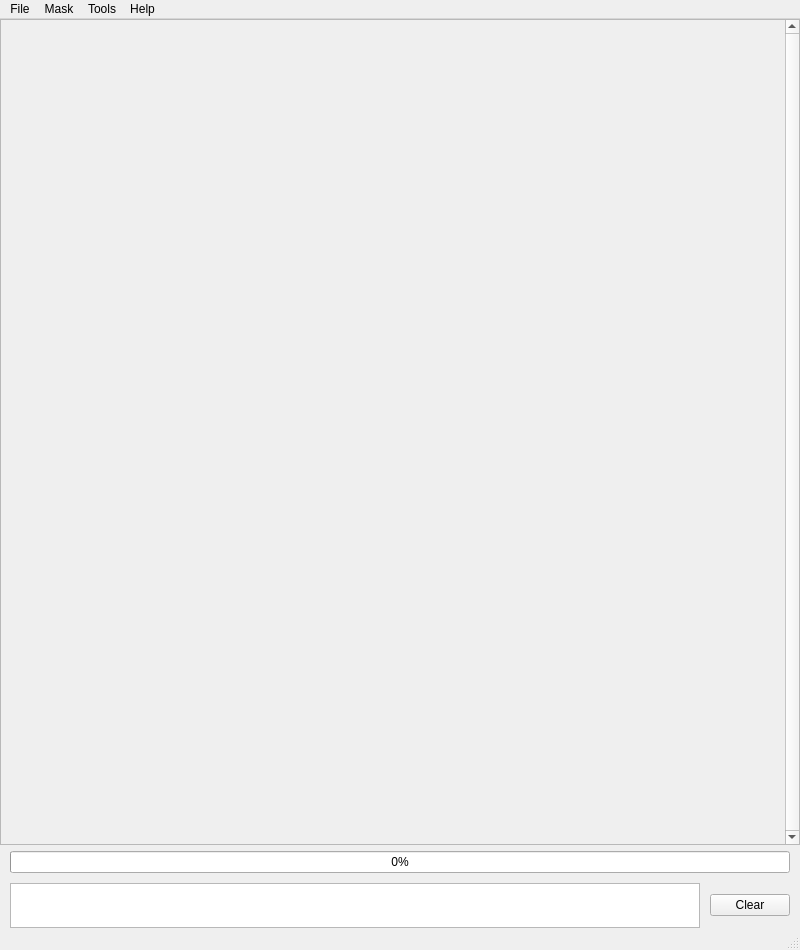
<?xml version="1.0" encoding="UTF-8"?>
<ui version="4.0">
 <class>MainWindow</class>
 <widget class="QMainWindow" name="MainWindow">
  <property name="geometry">
   <rect>
    <x>0</x>
    <y>0</y>
    <width>800</width>
    <height>950</height>
   </rect>
  </property>
  <property name="sizePolicy">
   <sizepolicy hsizetype="Preferred" vsizetype="Preferred">
    <horstretch>0</horstretch>
    <verstretch>0</verstretch>
   </sizepolicy>
  </property>
  <property name="minimumSize">
   <size>
    <width>800</width>
    <height>340</height>
   </size>
  </property>
  <property name="maximumSize">
   <size>
    <width>16777215</width>
    <height>16777215</height>
   </size>
  </property>
  <property name="windowTitle">
   <string>MJOLNIRGui</string>
  </property>
  <property name="windowOpacity">
   <double>1.000000000000000</double>
  </property>
  <widget class="QWidget" name="centralwidget">
   <property name="sizePolicy">
    <sizepolicy hsizetype="Expanding" vsizetype="Expanding">
     <horstretch>0</horstretch>
     <verstretch>0</verstretch>
    </sizepolicy>
   </property>
   <layout class="QVBoxLayout" name="verticalLayout_2">
    <property name="spacing">
     <number>0</number>
    </property>
    <property name="leftMargin">
     <number>0</number>
    </property>
    <property name="topMargin">
     <number>0</number>
    </property>
    <property name="rightMargin">
     <number>0</number>
    </property>
    <property name="bottomMargin">
     <number>0</number>
    </property>
    <item>
     <widget class="QScrollArea" name="scrollArea">
      <property name="sizePolicy">
       <sizepolicy hsizetype="Expanding" vsizetype="Expanding">
        <horstretch>0</horstretch>
        <verstretch>0</verstretch>
       </sizepolicy>
      </property>
      <property name="lineWidth">
       <number>0</number>
      </property>
      <property name="verticalScrollBarPolicy">
       <enum>Qt::ScrollBarAlwaysOn</enum>
      </property>
      <property name="horizontalScrollBarPolicy">
       <enum>Qt::ScrollBarAlwaysOff</enum>
      </property>
      <property name="widgetResizable">
       <bool>true</bool>
      </property>
      <widget class="QWidget" name="scrollAreaWidgetContents">
       <property name="geometry">
        <rect>
         <x>0</x>
         <y>0</y>
         <width>781</width>
         <height>822</height>
        </rect>
       </property>
       <layout class="QVBoxLayout" name="verticalLayout_4">
        <property name="leftMargin">
         <number>0</number>
        </property>
        <property name="topMargin">
         <number>0</number>
        </property>
        <property name="rightMargin">
         <number>0</number>
        </property>
        <property name="bottomMargin">
         <number>0</number>
        </property>
        <item>
         <layout class="QVBoxLayout" name="verticalLayout">
          <property name="spacing">
           <number>6</number>
          </property>
          <property name="sizeConstraint">
           <enum>QLayout::SetNoConstraint</enum>
          </property>
          <item>
           <widget class="QWidget" name="fixedOpen" native="true">
            <property name="sizePolicy">
             <sizepolicy hsizetype="Expanding" vsizetype="Fixed">
              <horstretch>0</horstretch>
              <verstretch>0</verstretch>
             </sizepolicy>
            </property>
            <property name="minimumSize">
             <size>
              <width>0</width>
              <height>300</height>
             </size>
            </property>
            <property name="toolTip">
             <string>Manage datasets and their datafiles</string>
            </property>
           </widget>
          </item>
          <item>
           <widget class="QWidget" name="collapsibleContainer" native="true">
            <property name="sizePolicy">
             <sizepolicy hsizetype="Preferred" vsizetype="Expanding">
              <horstretch>0</horstretch>
              <verstretch>0</verstretch>
             </sizepolicy>
            </property>
            <property name="styleSheet">
             <string notr="true"/>
            </property>
           </widget>
          </item>
         </layout>
        </item>
       </layout>
      </widget>
     </widget>
    </item>
    <item>
     <layout class="QVBoxLayout" name="verticalLayout_3">
      <property name="spacing">
       <number>10</number>
      </property>
      <property name="leftMargin">
       <number>10</number>
      </property>
      <property name="topMargin">
       <number>6</number>
      </property>
      <property name="rightMargin">
       <number>10</number>
      </property>
      <item>
       <widget class="QProgressBar" name="progressBar">
        <property name="sizePolicy">
         <sizepolicy hsizetype="Preferred" vsizetype="Fixed">
          <horstretch>0</horstretch>
          <verstretch>0</verstretch>
         </sizepolicy>
        </property>
        <property name="toolTip">
         <string>Current progress of action</string>
        </property>
        <property name="statusTip">
         <string>Current progress of action</string>
        </property>
        <property name="value">
         <number>0</number>
        </property>
       </widget>
      </item>
      <item>
       <layout class="QHBoxLayout" name="horizontalLayout">
        <property name="spacing">
         <number>10</number>
        </property>
        <property name="leftMargin">
         <number>0</number>
        </property>
        <property name="rightMargin">
         <number>0</number>
        </property>
        <item>
         <widget class="QTextBrowser" name="textBrowser">
          <property name="sizePolicy">
           <sizepolicy hsizetype="Expanding" vsizetype="Minimum">
            <horstretch>0</horstretch>
            <verstretch>0</verstretch>
           </sizepolicy>
          </property>
          <property name="maximumSize">
           <size>
            <width>16777215</width>
            <height>45</height>
           </size>
          </property>
          <property name="toolTip">
           <string>Log of messages from the gui</string>
          </property>
          <property name="statusTip">
           <string>Log of messages from the gui</string>
          </property>
         </widget>
        </item>
        <item>
         <widget class="QPushButton" name="log_reset_btn">
          <property name="toolTip">
           <string>Clear log</string>
          </property>
          <property name="statusTip">
           <string>Clear log</string>
          </property>
          <property name="text">
           <string>Clear</string>
          </property>
         </widget>
        </item>
       </layout>
      </item>
     </layout>
    </item>
   </layout>
  </widget>
  <widget class="QMenuBar" name="menubar">
   <property name="geometry">
    <rect>
     <x>0</x>
     <y>0</y>
     <width>800</width>
     <height>21</height>
    </rect>
   </property>
   <widget class="QMenu" name="menuFile">
    <property name="title">
     <string>File</string>
    </property>
    <addaction name="actionSave_GUI_state"/>
    <addaction name="actionLoad_GUI_state"/>
    <addaction name="separator"/>
    <addaction name="actionGenerate_View3d_script"/>
    <addaction name="actionGenerate_QELine_script"/>
    <addaction name="actionGenerate_QPlane_script"/>
    <addaction name="actionGenerate_1d_script"/>
    <addaction name="separator"/>
    <addaction name="actionClose_Windows"/>
    <addaction name="actionSettings"/>
    <addaction name="actionExit"/>
   </widget>
   <widget class="QMenu" name="menuMask">
    <property name="title">
     <string>Mask</string>
    </property>
    <addaction name="actionOpen_mask_gui"/>
    <addaction name="actionLoad_mask"/>
   </widget>
   <widget class="QMenu" name="menuHelp">
    <property name="title">
     <string>Help</string>
    </property>
    <addaction name="actionAbout"/>
    <addaction name="actionHelp"/>
    <addaction name="actionSubtraction"/>
   </widget>
   <widget class="QMenu" name="menuTools">
    <property name="title">
     <string>Tools</string>
    </property>
    <addaction name="actionPrediction_Tool"/>
    <addaction name="actionCalculate_Molecular_Weight"/>
    <addaction name="actionNeutron_Calculations"/>
    <addaction name="actionGenerate_Normalization"/>
    <addaction name="actionElectronic_Logbook"/>
    <addaction name="actionSubtraction_Of_DataSets"/>
   </widget>
   <addaction name="menuFile"/>
   <addaction name="menuMask"/>
   <addaction name="menuTools"/>
   <addaction name="menuHelp"/>
  </widget>
  <widget class="QStatusBar" name="statusbar"/>
  <action name="actionSave_GUI_state">
   <property name="text">
    <string>Save GUI state</string>
   </property>
  </action>
  <action name="actionLoad_GUI_state">
   <property name="text">
    <string>Load GUI state</string>
   </property>
  </action>
  <action name="actionGenerate_View3d_script">
   <property name="text">
    <string>Generate View3D script</string>
   </property>
  </action>
  <action name="actionGenerate_QELine_script">
   <property name="text">
    <string>Generate QELine script</string>
   </property>
  </action>
  <action name="actionGenerate_QPlane_script">
   <property name="text">
    <string>Generate QPlane script</string>
   </property>
  </action>
  <action name="actionGenerate_1d_script">
   <property name="text">
    <string>Generate 1D script</string>
   </property>
  </action>
  <action name="actionExit">
   <property name="text">
    <string>Exit</string>
   </property>
  </action>
  <action name="actionOpen_mask_gui">
   <property name="text">
    <string>Open Mask GUI</string>
   </property>
  </action>
  <action name="actionLoad_mask">
   <property name="text">
    <string>Load Mask</string>
   </property>
  </action>
  <action name="actionAbout">
   <property name="text">
    <string>About</string>
   </property>
  </action>
  <action name="actionHelp">
   <property name="text">
    <string>Help</string>
   </property>
  </action>
  <action name="actionChange_Theme">
   <property name="text">
    <string>Change Theme</string>
   </property>
  </action>
  <action name="actionSettings">
   <property name="text">
    <string>Settings</string>
   </property>
  </action>
  <action name="actionClose_Windows">
   <property name="text">
    <string>Close Windows</string>
   </property>
  </action>
  <action name="actionPrediction_Tool">
   <property name="text">
    <string>Prediction Tool</string>
   </property>
  </action>
  <action name="actionCalculate_Molecular_Weight">
   <property name="text">
    <string>Calculate Molecular Weight</string>
   </property>
  </action>
  <action name="actionNeutron_Calculations">
   <property name="text">
    <string>Neutron Calculations</string>
   </property>
  </action>
  <action name="actionGenerate_Normalization">
   <property name="text">
    <string>Generate Normalization</string>
   </property>
  </action>
  <action name="actionElectronic_Logbook">
   <property name="text">
    <string>Electronic Logbook</string>
   </property>
  </action>
  <action name="actionSubtraction_Of_DataSets">
   <property name="text">
    <string>Subtraction of DataSets</string>
   </property>
  </action>
  <action name="actionSubtraction">
   <property name="text">
    <string>Subtraction</string>
   </property>
  </action>
  <action name="actionCheck_Update">
   <property name="text">
    <string>Check Update</string>
   </property>
  </action>
 </widget>
 <resources/>
 <connections/>
</ui>
